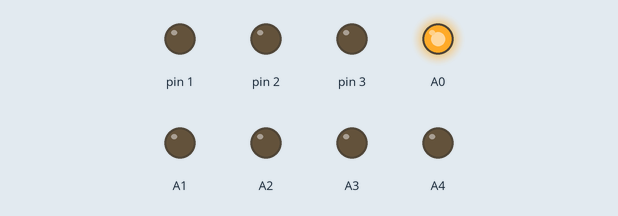
Recording of a sketch running on a simulated Arduino Uno, built with avr-gcc and run on an emulated ATmega328P. Shown: output pins drawn as LEDs (lit = HIGH).

Above: at 0.5 s.
At 2.5 s:
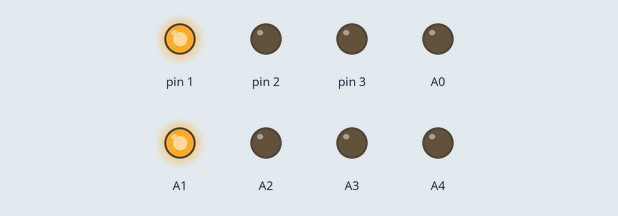
At 4.5 s:
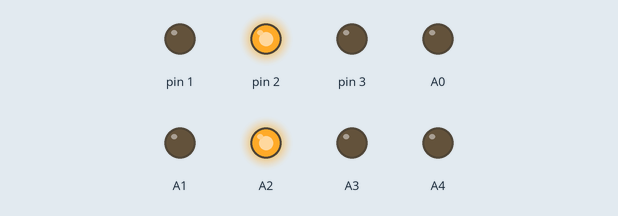
At 10.5 s:
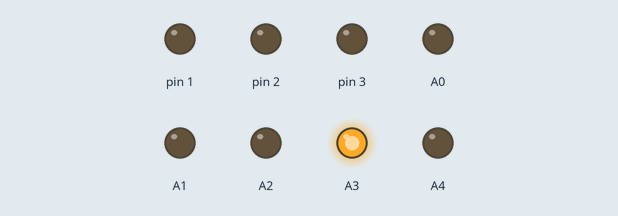
At 14.5 s:
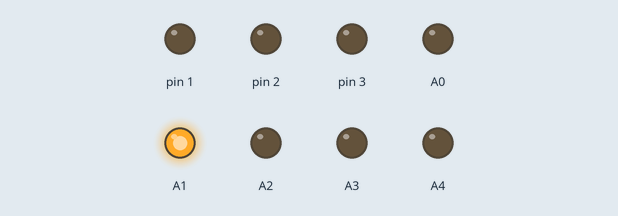
At 19.5 s:
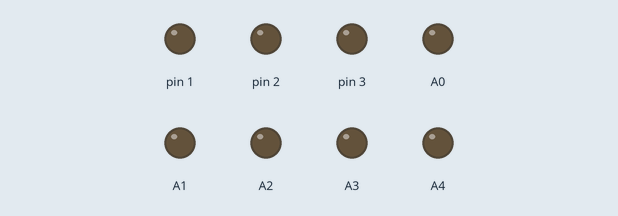
Timing chart, 0 to 20.8 s (numbered marks = the images above):
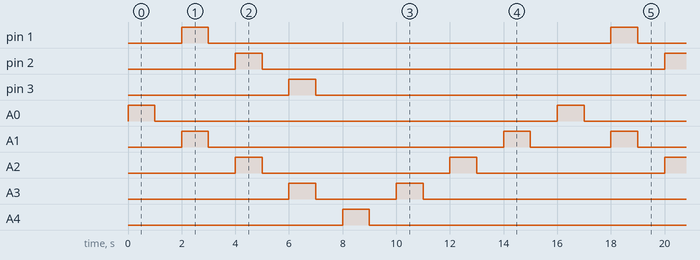

The sketch:

ingenious_turing_wluff1.ino
```cpp
void setup()
{
  pinMode(1, OUTPUT);
  pinMode(2, OUTPUT);
  pinMode(3, OUTPUT);
  pinMode(A0, OUTPUT);
  pinMode(A1, OUTPUT);
  pinMode(A2, OUTPUT);
  pinMode(A3, OUTPUT);
  pinMode(A4, OUTPUT);
}

void loop()
{
  digitalWrite(A0, HIGH);
  delay(1000); // Wait for 1000 millisecond(s)
  digitalWrite(A0, LOW);
  delay(1000); // Wait for 1000 millisecond(s)
  digitalWrite(A1, HIGH);
  digitalWrite(1, HIGH);
  delay(1000); // Wait for 1000 millisecond(s)
  digitalWrite(A1, LOW);
  digitalWrite(1, LOW);
  delay(1000); // Wait for 1000 millisecond(s)
  digitalWrite(A2, HIGH);
  digitalWrite(2, HIGH);
  delay(1000); // Wait for 1000 millisecond(s)
  digitalWrite(A2, LOW);
  digitalWrite(2, LOW);
  delay(1000); // Wait for 1000 millisecond(s)
  digitalWrite(A3, HIGH);
  digitalWrite(3, HIGH);
  delay(1000); // Wait for 1000 millisecond(s)
  digitalWrite(A3, LOW);
  digitalWrite(3, LOW);
  delay(1000); // Wait for 1000 millisecond(s)
  digitalWrite(A4, HIGH);
  delay(1000); // Wait for 1000 millisecond(s)
  digitalWrite(A4, LOW);
  delay(1000); // Wait for 1000 millisecond(s)
  digitalWrite(A3, HIGH);
  delay(1000); // Wait for 1000 millisecond(s)
  digitalWrite(A3, LOW);
  delay(1000); // Wait for 1000 millisecond(s)
  digitalWrite(A2, HIGH);
  delay(1000); // Wait for 1000 millisecond(s)
  digitalWrite(A2, LOW);
  delay(1000); // Wait for 1000 millisecond(s)
  digitalWrite(A1, HIGH);
  delay(1000); // Wait for 1000 millisecond(s)
  digitalWrite(A1, LOW);
  delay(1000); // Wait for 1000 millisecond(s)
}
```

Measured:
- by itself, pin 1–3, A0, A4: alternates HIGH for 1.0 s and LOW for 15.0 s
- by itself, A1: repeats every 16.0 s: LOW 11.0 s, HIGH 1.0 s, LOW 3.0 s, HIGH 1.0 s
- by itself, A2: alternates HIGH for 1.0 s and LOW for 7.0 s
- by itself, A3: repeats every 16.0 s: LOW 3.0 s, HIGH 1.0 s, LOW 11.0 s, HIGH 1.0 s
